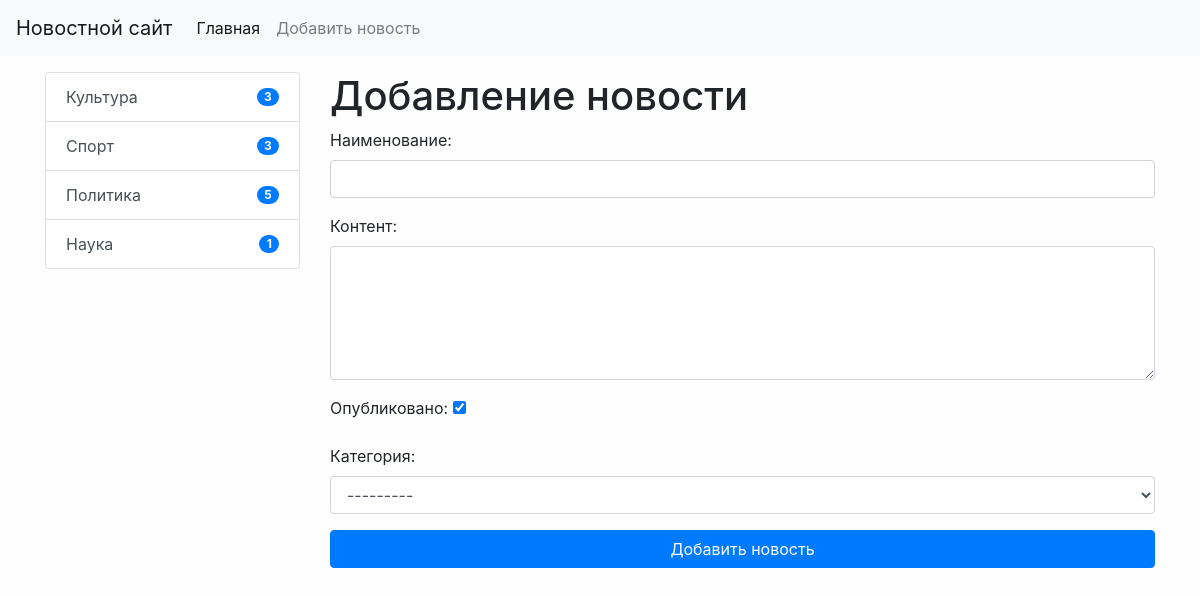
The app's page /news/add-news/ with its own data.
### news/models.py (models this page shows)
class Categories(models.Model):
    title = models.CharField(max_length=255, verbose_name='Наименование', db_index=True)
    def get_absolute_url(self):
        return reverse('category', kwargs={"category_id": self.pk})
    def __str__(self):
        return self.title
    class Meta:
        verbose_name = 'Категория'
        verbose_name_plural = 'Категории'
        ordering = ['title']

### news/views.py (the view)
# urls.py: path('news/add-news/', CreateNews.as_view(), name='add_news'),
class CreateNews(CreateView):
    form_class = NewsForm
    template_name = 'news/add_news.html'

### news/forms.py (shortened to what this page needs)
class NewsForm(forms.ModelForm):
    class Meta:
        model = News
        fields = ['title', 'content', 'is_published', 'category']
        widgets = {
            'title': forms.TextInput(attrs={'class': 'form-control'}),
            'content': forms.Textarea(attrs={'class': 'form-control', 'rows': 5}),
            'category': forms.Select(attrs={'class': 'form-control'})
        }

### news/templatetags/news_tags.py (called while the page is built)
@register.inclusion_tag('news/list_categories.html')
def show_categories():
    categories = Categories.objects.annotate(cnt=Count('news')).filter(cnt__gt=0)
    return {"categories": categories, }

### news/templates/news/add_news.html (shortened to what this page needs)
{% extends 'base.html' %}
{% block sidebar %}
    {% include 'inc/_sidebar.html' %}
{% endblock %}
{% block content %}
    <h1>Добавление новости</h1>
    <form action="{% url 'add_news' %}" method="post">
        {{ form.as_p }}
        <button type="submit" class="btn btn-primary btn-block">Добавить новость</button>
    </form>
{% endblock %}

### news/templates/news/list_categories.html
<ul class="list-group">
    {% for item in categories %}
        <li class="list-group-item d-flex justify-content-between align-items-center">
            <a href="{{ item.get_absolute_url }}" class="list-group-item-action">
                {{ item.title }}
            </a>
            <span class="badge badge-primary badge-pill">  {{ item.cnt }}</span>
        </li>
    {% endfor %}
</ul>

### mysite/static/css/style.css (style rules this page uses)
body { background-color: #fefefe; }

### records on screen
Categories: title "Культура", cnt "3"
Categories: title "Спорт", cnt "3"
Categories: title "Политика", cnt "5"
Categories: title "Наука", cnt "1"
